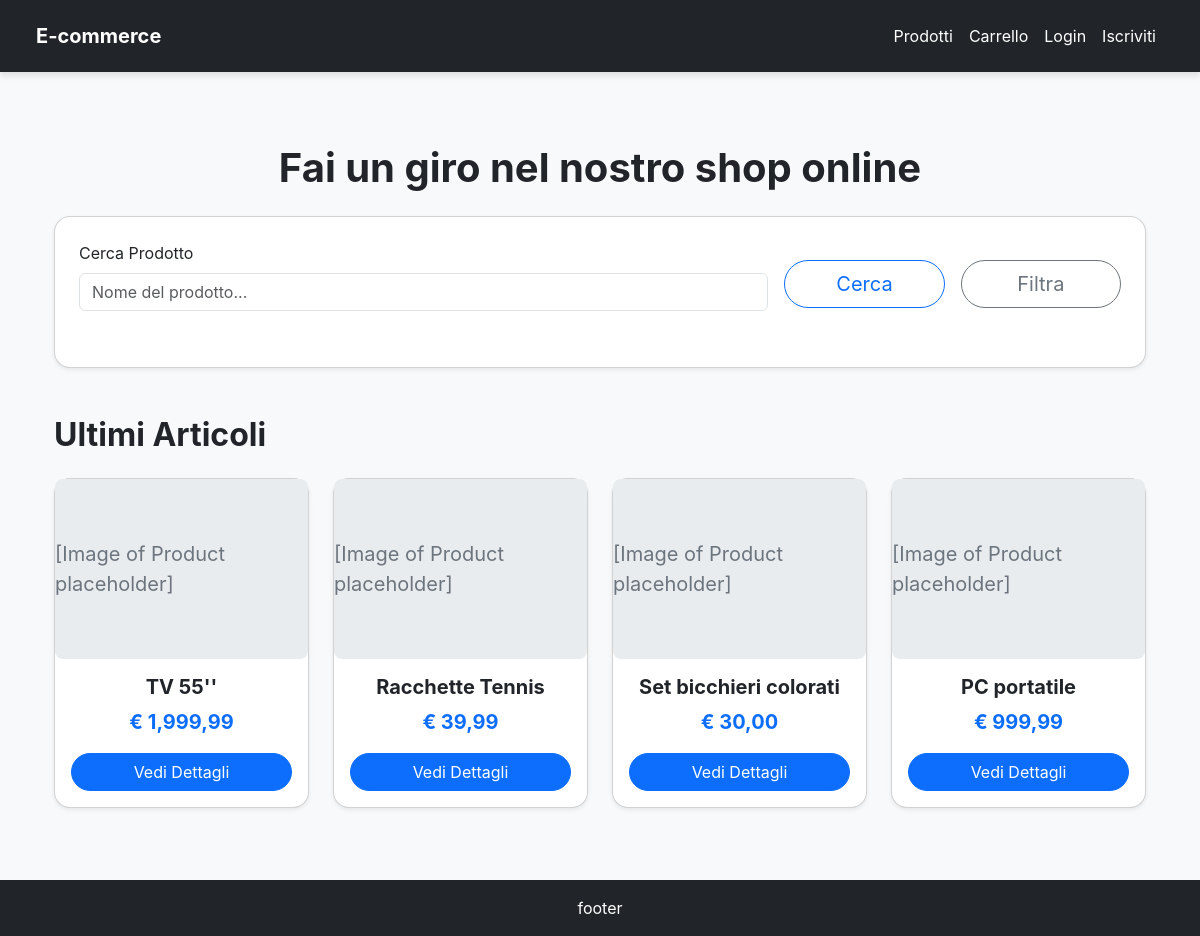
The app's page /, older data.
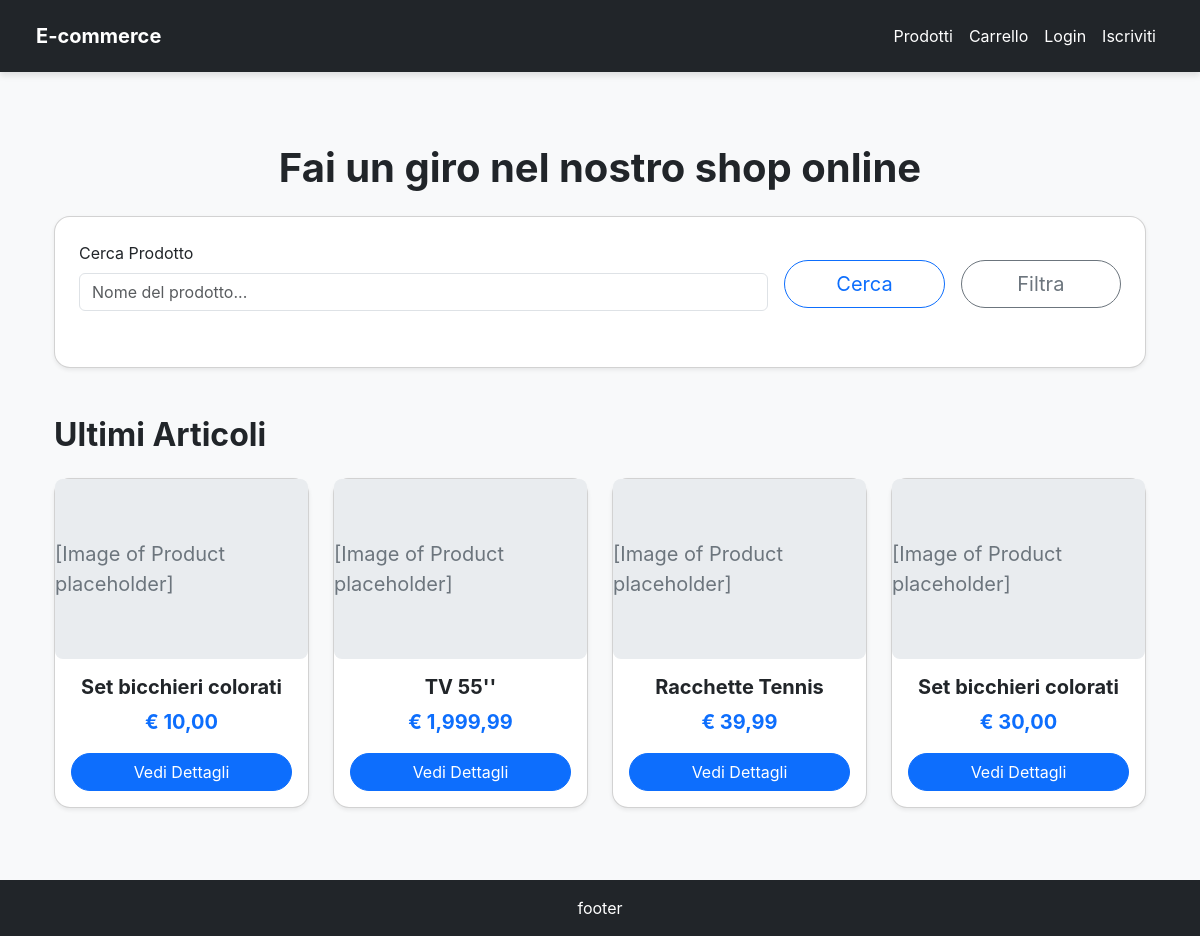
The same page, newer data.
### products/models.py (models this page shows, shortened)
class Product(models.Model):
    name = models.CharField(max_length=200, verbose_name="Nome Prodotto")
    slug = AutoSlugField(populate_from='name', unique=True, always_update=True)
    category = models.ForeignKey(
        Category,
        on_delete=models.SET_NULL,
        null=True,
        blank=True,
        related_name='products',
        verbose_name="Categoria"
    )
    description = models.TextField(verbose_name="Descrizione prodotto")
    price = models.DecimalField(
        max_digits=10,
        decimal_places=2,
        verbose_name="Prezzo in €"
    )
    stock = models.IntegerField(
        default=0,
        verbose_name="Quantità Disponibile",
        help_text="Quantità di prodotti disponibili in magazzino."
    )
    created_at = models.DateTimeField(auto_now_add=True, verbose_name="Data Creazione")
    updated_at = models.DateTimeField(auto_now=True, verbose_name="Ultimo Aggiornamento")
    class Meta:
        ordering = ('name',)
        verbose_name = "Prodotto"
        verbose_name_plural = "Prodotti"

### pages/views.py (the view)
# urls.py: path("", HomePageView.as_view(), name="HomePage")
class HomePageView(TemplateView):
    template_name = 'HomePage.html'
    def get_context_data(self, **kwargs):
        context = super().get_context_data(**kwargs)
        context['form'] = ProductSearchForm(self.request.GET)
        context['latest_products'] = Product.objects.filter(stock__gt=0).order_by('-created_at')[:4]
        return context

### products/models.py (called while the page is built)
    def __str__(self):
        return self.name

### templates/HomePage.html (shortened to what this page needs)
{% extends 'base.html' %}
{% load crispy_forms_tags %}
{% load humanize %}
{% block content %}
<div class="container my-5">
    <h1 class="text-center mb-4 fw-bold text-dark">Fai un giro nel nostro shop online</h1>
    <div class="card p-4 rounded-card shadow-sm mb-5">
        <form method="get" action="{% url 'product_list' %}" class="mb-3">
            <div class="row g-3 align-items-center">
                <div class="col-md-8">
                    {{ form.q|as_crispy_field }}
                </div>
                <div class="col-md-2">
                    <button class="btn btn-outline-primary w-100 btn-lg rounded-pill" type="submit">Cerca</button>
                </div>
                <div class="col-md-2">
                    <button class="btn btn-outline-secondary w-100 btn-lg rounded-pill" type="button" data-bs-toggle="collapse" data-bs-target="#filtersCollapse" aria-expanded="false" aria-controls="filtersCollapse">
                        Filtra
                    </button>
                </div>
            </div>
        </form>
    </div>
    <h2 class="fw-bold text-dark mb-4">Ultimi Articoli</h2>
    {% if latest_products %}
    <div class="row row-cols-1 row-cols-md-2 row-cols-lg-4 g-4 mb-5">
        {% for product in latest_products %}
        <div class="col">
            <div class="card h-100 shadow-sm rounded-card">
                <div class="img-placeholder" style="height: 180px;">
                    [Image of Product placeholder]
                </div>
                <div class="card-body d-flex flex-column text-center">
                    <h5 class="card-title fw-bold text-dark">{{ product.name }}</h5>
                    <p class="card-text text-primary fs-5 fw-bold">€ {{ product.price|floatformat:2|intcomma }}</p>
                    <a href="{% url 'product_details' slug=product.slug %}" class="btn btn-primary rounded-pill mt-auto">Vedi Dettagli</a>
                </div>
            </div>
        </div>
        {% endfor %}
    </div>
    {% else %}
    <div class="alert alert-info text-center" role="alert">
        Nessun articolo recente disponibile.
    </div>
    {% endif %}
</div>
{% endblock content %}

Row changes from the older to the newer data that the page shows:
no longer on this page (row unchanged): Product: name "PC portatile", price "999,99"
added Product: name "Set bicchieri colorati", price "10,00"
